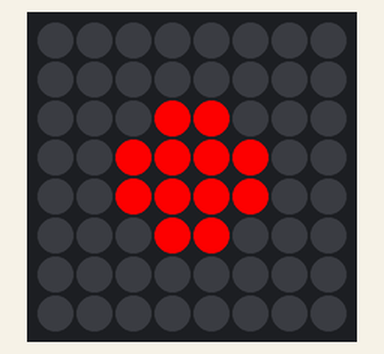
Simulated run of this program. Board: Raspberry Pi (BCM pin numbers) with a Sense HAT. Parts: the Sense HAT's 8×8 RGB LED matrix.

Above: at 0.1 s.
At 0.6 s:
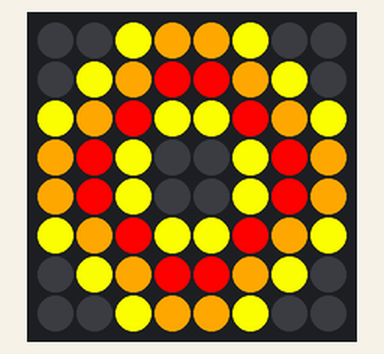
At 1.1 s:
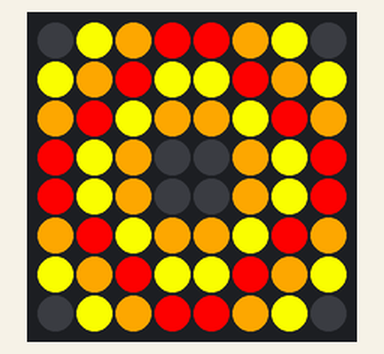

The program:

animation-test.py
```python
from sense_hat import SenseHat
import time

sense = SenseHat()

R = [255, 0, 0]  # Red
O = [255, 165, 0]  # Orange
Y = [255, 255, 0]  # Yellow
B = [0, 0, 0]  # Black

frame1 = [
B, B, B, B, B, B, B, B,
B, B, B, B, B, B, B, B,
B, B, B, R, R, B, B, B,
B, B, R, R, R, R, B, B,
B, B, R, R, R, R, B, B,
B, B, B, R, R, B, B, B,
B, B, B, B, B, B, B, B,
B, B, B, B, B, B, B, B
]

frame2 = [
B, B, Y, O, O, Y, B, B,
B, Y, O, R, R, O, Y, B,
Y, O, R, Y, Y, R, O, Y,
O, R, Y, B, B, Y, R, O,
O, R, Y, B, B, Y, R, O,
Y, O, R, Y, Y, R, O, Y,
B, Y, O, R, R, O, Y, B,
B, B, Y, O, O, Y, B, B
]

frame3 = [
B, Y, O, R, R, O, Y, B,
Y, O, R, Y, Y, R, O, Y,
O, R, Y, O, O, Y, R, O,
R, Y, O, B, B, O, Y, R,
R, Y, O, B, B, O, Y, R,
O, R, Y, O, O, Y, R, O,
Y, O, R, Y, Y, R, O, Y,
B, Y, O, R, R, O, Y, B
]

frames = [frame1, frame2, frame3]

while True:
    for frame in frames:
        sense.set_pixels(frame)
        time.sleep(0.5)
    sense.clear()
    time.sleep(0.2)
```

Measured:
- by itself, everything shown: repeats every 1.7 s, in 4 steps
- what the display in image 1 shows lasts 0.5 s, from 0.5 s to 1.0 s
